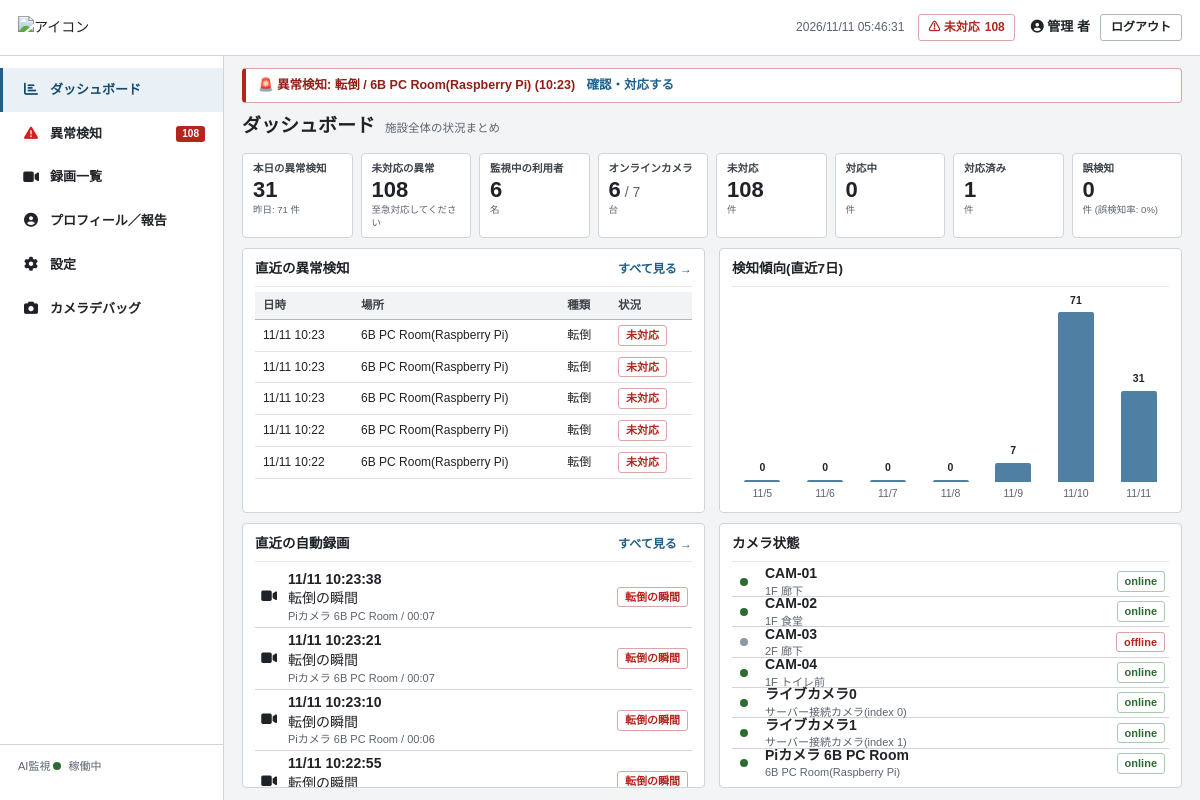
/ (signed in), run on the app's committed database.
### core/models.py (models this page shows, shortened)
class User(AbstractBaseUser):
    username = models.CharField("ユーザー名", max_length=150, unique=True)
    first_name = models.CharField("名", max_length=50, blank=True)
    last_name = models.CharField("姓", max_length=50, blank=True)
    email = models.EmailField("メールアドレス", blank=True)
    is_active = models.BooleanField("有効", default=True)
    is_admin = models.BooleanField("管理画面を利用できる", default=False)
    date_joined = models.DateTimeField("登録日", default=timezone.now)
    objects = UserManager()
    USERNAME_FIELD = "username"
    REQUIRED_FIELDS = []
    class Meta:
        verbose_name = "介護士"
        verbose_name_plural = "介護士"
        default_permissions = ()  # 権限レコードを作らない
    def get_full_name(self):
        return f"{self.last_name} {self.first_name}".strip()

class Alert(models.Model):
    class Kind(models.TextChoices):
        FALL = "fall", "転倒"
        SUSPICIOUS = "suspicious", "あやしい動き"
        ZONE = "zone", "立ち入り禁止ゾーン"
    class Status(models.TextChoices):
        OPEN = "open", "未対応"
        RESPONDING = "responding", "対応中"
        RESOLVED = "resolved", "解決済み"
        FALSE_POSITIVE = "false_positive", "誤検知"
    kind = models.CharField("種類", max_length=16, choices=Kind.choices)
    status = models.CharField("状況", max_length=16, choices=Status.choices, default=Status.OPEN)
    camera = models.ForeignKey(Camera, verbose_name="カメラ", on_delete=models.CASCADE, related_name="alerts")
    occurred_at = models.DateTimeField("発生日時")
    confidence = models.FloatField("AI信頼度", null=True, blank=True, help_text="0.0〜1.0")
    detected_state = models.CharField(
        "検知時の人物状態", max_length=16,
        choices=PersonState.choices, default=PersonState.UNKNOWN,
    )
    created_at = models.DateTimeField("アラート発生時刻", default=timezone.now)
    responded_at = models.DateTimeField("対応開始時刻", null=True, blank=True)
    resolved_at = models.DateTimeField("対応完了時刻", null=True, blank=True)
    is_false_positive = models.BooleanField("誤検知", default=False)
    thumbnail_url = models.TextField("サムネイルURL", blank=True)
    responder = models.ForeignKey(
        User, verbose_name="対応者",
        null=True, blank=True, on_delete=models.SET_NULL, related_name="responding_alerts",
    )
    class Meta:
        verbose_name = "異常検知"
        verbose_name_plural = "異常検知"
        ordering = ["-occurred_at"]
        default_permissions = ()
    @property
    def kind_label(self):
        return self.get_kind_display()
    @property
    def status_label(self):
        return self.get_status_display()
    @property
    def location(self):
        return self.camera.location

class Camera(models.Model):
    name = models.CharField("カメラ名", max_length=64)
    location = models.CharField("設置場所", max_length=128)
    stream_url = models.TextField("ストリームURL", blank=True)
    is_online = models.BooleanField("online", default=True)
    class Meta:
        verbose_name = "カメラ"
        verbose_name_plural = "カメラ"
        default_permissions = ()

class Recording(models.Model):
    class Kind(models.TextChoices):
        FALL = "fall", "転倒の瞬間"
        SUSPICIOUS = "suspicious", "あやしい場面"
    kind = models.CharField("種類", max_length=16, choices=Kind.choices)
    camera = models.ForeignKey(Camera, verbose_name="カメラ", on_delete=models.CASCADE, related_name="recordings")
    alert = models.OneToOneField(
        Alert, verbose_name="関連する異常",
        null=True, blank=True, on_delete=models.SET_NULL, related_name="recording",
    )
    started_at = models.DateTimeField("録画開始")
    ended_at = models.DateTimeField("録画終了")
    video_url = models.TextField("動画URL")
    thumbnail_url = models.TextField("サムネイルURL", blank=True)
    reason = models.CharField("録画理由", max_length=255, blank=True)
    markers = models.JSONField("AI検知マーク", default=list, blank=True)
    class Meta:
        verbose_name = "自動録画"
        verbose_name_plural = "自動録画"
        ordering = ["-started_at"]
        default_permissions = ()
    @property
    def kind_label(self):
        return self.get_kind_display()
    @property
    def camera_name(self):
        return self.camera.name
    @property
    def duration_label(self):
        delta = max(int((self.ended_at - self.started_at).total_seconds()), 0)
        h, rem = divmod(delta, 3600)
        m, s = divmod(rem, 60)
        if h:
            return f"{h}:{m:02d}:{s:02d}"
        return f"{m:02d}:{s:02d}"

### core/views.py (the view)
# urls.py: path("", views.dashboard, name="dashboard"),
@login_required
def dashboard(request):
    now = timezone.now()
    today = now.date()
    alerts = Alert.objects.select_related("camera")
    total_alerts = alerts.count()
    false_positive_count = alerts.filter(status=Alert.Status.FALSE_POSITIVE).count()
    stats = {
        "today_alerts": alerts.filter(occurred_at__date=today).count(),
        "yesterday_alerts": alerts.filter(occurred_at__date=today - timedelta(days=1)).count(),
        "open_alerts": alerts.filter(status=Alert.Status.OPEN).count(),
        "residents": Resident.objects.count(),
        "cameras_online": Camera.objects.filter(is_online=True).count(),
        "cameras_total": Camera.objects.count(),
        "month_alerts": alerts.filter(
            occurred_at__year=today.year, occurred_at__month=today.month,
        ).count(),
        "open_count": alerts.filter(status=Alert.Status.OPEN).count(),
        "responding_count": alerts.filter(status=Alert.Status.RESPONDING).count(),
        "resolved_count": alerts.filter(status=Alert.Status.RESOLVED).count(),
        "false_positive_count": false_positive_count,
        "false_positive_rate": round(false_positive_count / total_alerts * 100, 1) if total_alerts > 0 else 0,
    }
    weekly_chart = []
    for i in range(6, -1, -1):
        day = today - timedelta(days=i)
        weekly_chart.append({
            "label": f"{day.month}/{day.day}",
            "count": alerts.filter(occurred_at__date=day).count(),
        })
    max_count = max([p["count"] for p in weekly_chart] + [1])
    for point in weekly_chart:
        point["height_percent"] = int(point["count"] / max_count * 100)
    return render(request, "dashboard.html", {
        "stats": stats,
        "recent_alerts": alerts[:5],
        "weekly_chart": weekly_chart,
        "recent_recordings": Recording.objects.select_related("camera")[:4],
        "cameras": Camera.objects.all(),
        "status_counts": {
            "open": alerts.filter(status=Alert.Status.OPEN).count(),
            "responding": alerts.filter(status=Alert.Status.RESPONDING).count(),
            "resolved": alerts.filter(status=Alert.Status.RESOLVED).count(),
        },
        "camera_counts": Camera.objects.annotate(alert_count=Count("alerts")).order_by("-alert_count"),
        "ai": _ai_summary(),
    })

### core/auth.py (called while the page is built)
    def get_user(self, user_id):
        User = get_user_model()
        try:
            return User.objects.get(pk=user_id)
        except User.DoesNotExist:
            return None

### core/context_processors.py (called while the page is built)
def asset_version(request):
    return {"asset_ver": ASSET_VER}

def alert_globals(request):
    if not request.user.is_authenticated:
        return {}
    open_alerts = Alert.objects.filter(status=Alert.Status.OPEN)
    return {
        "open_alert_count": open_alerts.count(),
        "latest_open_alert": open_alerts.order_by("-occurred_at").first(),
    }

### core/models.py (called while the page is built)
    @classmethod
    def load(cls):
        obj, _ = cls.objects.get_or_create(pk=1)
        return obj

### core/views.py (called while the page is built)
def _ai_summary():
    ai = AISettings.load()
    total = Alert.objects.count()
    false_positives = Alert.objects.filter(is_false_positive=True).count()
    return {
        "settings": ai,
        "total": total,
        "false_positives": false_positives,
        "accuracy": round((1 - false_positives / total) * 100, 1) if total else 100.0,
    }

### templates/dashboard.html (shortened to what this page needs)
{% extends "base.html" %}
{% block content %}
<div class="page-header">
  <h1>ダッシュボード</h1>
  <p class="page-header__sub">施設全体の状況まとめ</p>
</div>
<section class="stats-grid">
  <div class="stat-card stat-card--danger">
    <span class="stat-card__label">本日の異常検知</span>
    <span class="stat-card__value">{{ stats.today_alerts|default:0 }}</span>
    <span class="stat-card__note">昨日: {{ stats.yesterday_alerts|default:0 }} 件</span>
  </div>
  <div class="stat-card stat-card--warn">
    <span class="stat-card__label">未対応の異常</span>
    <span class="stat-card__value">{{ stats.open_alerts|default:0 }}</span>
    <span class="stat-card__note">{% if stats.open_alerts %}至急対応してください{% else %}対応漏れはありません{% endif %}</span>
  </div>
  <div class="stat-card">
    <span class="stat-card__label">監視中の利用者</span>
    <span class="stat-card__value">{{ stats.residents|default:0 }}</span>
    <span class="stat-card__note">名</span>
  </div>
  <div class="stat-card">
    <span class="stat-card__label">オンラインカメラ</span>
    <span class="stat-card__value">{{ stats.cameras_online|default:0 }}<small> / {{ stats.cameras_total|default:0 }}</small></span>
    <span class="stat-card__note">台</span>
  </div>
  <div class="stat-card stat-card--danger">
    <span class="stat-card__label">未対応</span>
    <span class="stat-card__value">{{ stats.open_count|default:0 }}</span>
    <span class="stat-card__note">件</span>
  </div>
  <div class="stat-card stat-card--warn">
    <span class="stat-card__label">対応中</span>
    <span class="stat-card__value">{{ stats.responding_count|default:0 }}</span>
    <span class="stat-card__note">件</span>
  </div>
  <div class="stat-card stat-card--resolved">
    <span class="stat-card__label">対応済み</span>
    <span class="stat-card__value">{{ stats.resolved_count|default:0 }}</span>
    <span class="stat-card__note">件</span>
  </div>
  <div class="stat-card stat-card--fp">
    <span class="stat-card__label">誤検知</span>
    <span class="stat-card__value">{{ stats.false_positive_count|default:0 }}</span>
    <span class="stat-card__note">件 (誤検知率: {{ stats.false_positive_rate|default:0 }}%)</span>
  </div>
</section>
<div class="grid-2">
  <section class="card">
    <div class="card__header">
      <h2>直近の異常検知</h2>
      <a href="{% url 'alert_list' %}" class="link">すべて見る →</a>
    </div>
    <table class="table">
      <thead>
        <tr><th>日時</th><th>場所</th><th>種類</th><th>状況</th></tr>
      </thead>
      <tbody>
        {% for alert in recent_alerts %}
        <tr>
          <td>{{ alert.occurred_at|date:"m/d H:i" }}</td>
          <td>{{ alert.location }}</td>
          <td>{{ alert.kind_label }}</td>
          <td><span class="chip chip--{{ alert.status }}">{{ alert.status_label }}</span></td>
        </tr>
        {% empty %}
        <tr><td colspan="4" class="table__empty">異常検知はありません</td></tr>
        {% endfor %}
      </tbody>
    </table>
  </section>
  <section class="card">
    <div class="card__header">
      <h2>検知傾向(直近7日)</h2>
    </div>
    <ul class="bar-chart">
      {% for point in weekly_chart %}
      <li class="bar-chart__item">
        <span class="bar-chart__value">{{ point.count }}</span>
        <span class="bar-chart__bar" style="height: {{ point.height_percent }}%"></span>
        <span class="bar-chart__label">{{ point.label }}</span>
      </li>
      {% empty %}
      <li class="table__empty">集計データがありません</li>
      {% endfor %}
    </ul>
  </section>
</div>
<div class="grid-2">
  <section class="card">
    <div class="card__header">
      <h2>直近の自動録画</h2>
      <a href="{% url 'recording_list' %}" class="link">すべて見る →</a>
    </div>
    <ul class="mini-list">
      {% for rec in recent_recordings %}
      <li>
        <a href="{% url 'recording_detail' rec.id %}">
          <span class="mini-list__icon"><i class="fa-solid fa-video"></i></span>
          <span class="mini-list__body">
            <strong>{{ rec.started_at|date:"m/d H:i:s" }}</strong> {{ rec.kind_label }}
            <small>{{ rec.camera_name }} / {{ rec.duration_label }}</small>
          </span>
          <span class="chip chip--{{ rec.kind }}">{{ rec.kind_label }}</span>
        </a>
      </li>
      {% empty %}
      <li class="table__empty">録画はありません</li>
      {% endfor %}
    </ul>
  </section>
  <section class="card">
    <div class="card__header">
      <h2>カメラ状態</h2>
    </div>
    <ul class="mini-list">
      {% for camera in cameras %}
      <li>
        <span class="mini-list__row">
          <span class="mini-list__icon">{% if camera.is_online %}<span class="status-dot status-dot--on"></span>{% else %}<span class="status-dot status-dot--off"></span>{% endif %}</span>
          <span class="mini-list__body">
            <strong>{{ camera.name }}</strong>
            <small>{{ camera.location }}</small>
          </span>
          <span class="chip {% if camera.is_online %}chip--resolved{% else %}chip--open{% endif %}">{% if camera.is_online %}online{% else %}offline{% endif %}</span>
        </span>
      </li>
      {% empty %}
      <li class="table__empty">カメラが登録されていません</li>
      {% endfor %}
    </ul>
  </section>
</div>
{% endblock %}

### templates/base.html (shortened to what this page needs)
{% load static %}<!DOCTYPE html>
<html lang="ja">
<head>
<link rel="stylesheet" href="https://cdnjs.cloudflare.com/ajax/libs/font-awesome/6.4.0/css/all.min.css">
<link rel="stylesheet" href="{% static 'css/style.css' %}?v={{ asset_ver }}">
</head>
{% url 'api_alerts' as api_alerts_url %}
<body data-alerts-api="{{ api_alerts_url|default:'' }}">
<div class="layout">
  <header class="topbar">
    <div class="topbar__brand">
      <img src="{% static 'img/logo2.svg' %}" alt="アイコン" style="width: 10em; height: auto;">
    </div>
    <div class="topbar__info">
      <span id="clock" class="topbar__clock">----/--/-- --:--:--</span>
      <a href="{% url 'alert_list' %}" class="topbar__alert-badge" title="未対応の異常一覧へ">
        ⚠ 未対応 <span id="alert-badge-count">{{ open_alert_count|default:0 }}</span>
      </a>
    </div>
    <div class="topbar__user">
      {% if user.is_authenticated %}
        <a class="topbar__username" href="{% url 'profile' %}"><i class="fa-solid fa-circle-user"></i> {{ user.get_full_name|default:user.username }}</a>
        <form method="post" action="{% url 'logout' %}" class="inline-form">
          <button type="submit" class="btn btn--ghost btn--sm">ログアウト</button>
        </form>
      {% else %}
        <a class="btn btn--primary btn--sm" href="{% url 'login' %}">ログイン</a>
      {% endif %}
    </div>
  </header>
  <nav class="sidebar" id="sidebar" aria-label="メインメニュー">
    <ul class="menu">
      <li class="menu__item{% if request.resolver_match.url_name == 'dashboard' %} is-active{% endif %}">
        <a href="{% url 'dashboard' %}"><span class="menu__icon"><i class="fa-solid fa-chart-bar"></i></span>ダッシュボード</a>
      </li>
      <li class="menu__item{% if request.resolver_match.url_name == 'alert_list' %} is-active{% endif %}">
        <a href="{% url 'alert_list' %}"><span class="menu__icon"><i class="fa-solid fa-triangle-exclamation" style="color: rgb(215, 30, 30);"></i></span>異常検知
          <span class="menu__badge" id="sidebar-alert-count"{% if not open_alert_count %} hidden{% endif %}>{{ open_alert_count|default:0 }}</span>
        </a>
      </li>
      <li class="menu__item{% if request.resolver_match.url_name == 'recording_list' %} is-active{% endif %}">
        <a href="{% url 'recording_list' %}"><span class="menu__icon"><i class="fa-solid fa-video"></i></span>録画一覧</a>
      </li>
      <li class="menu__item{% if request.resolver_match.url_name == 'profile' %} is-active{% endif %}">
        <a href="{% url 'profile' %}"><span class="menu__icon"><i class="fa-solid fa-circle-user"></i></span>プロフィール／報告</a>
      </li>
      <li class="menu__item{% if request.resolver_match.url_name == 'settings' %} is-active{% endif %}">
        <a href="{% url 'settings' %}"><span class="menu__icon"><i class="fa-solid fa-gear"></i></span>設定</a>
      </li>
      {% if user.is_admin %}
      <li class="menu__item{% if request.resolver_match.url_name == 'debug_camera' %} is-active{% endif %}">
        <a href="{% url 'debug_camera' %}"><span class="menu__icon"><i class="fa-solid fa-camera"></i></span>カメラデバッグ</a>
      </li>
      {% endif %}
    </ul>
    <div class="sidebar__footer">
      AI監視 <span class="status-dot status-dot--on"></span> 稼働中
    </div>
  </nav>
  <main class="main">
    {% if latest_open_alert %}
      <div class="global-alert-banner" role="alert">
        🚨 異常検知: {{ latest_open_alert.kind_label }} / {{ latest_open_alert.location }}
        ({{ latest_open_alert.occurred_at|date:"H:i" }})
        <a href="{% url 'alert_list' %}">確認・対応する</a>
      </div>
    {% endif %}
    {% block content %}{% endblock %}
  </main>
</div>
</body>
</html>

### data on the page
User: get_full_name "管理 者"
Alert: kind_label "転倒", location "6B PC Room(Raspberry Pi)", occurred_at "10:23", occurred_at "11/11 10:23", status_label "未対応"
Alert: occurred_at "11/11 10:23", location "6B PC Room(Raspberry Pi)", kind_label "転倒", status_label "未対応"
Alert: occurred_at "11/11 10:23", location "6B PC Room(Raspberry Pi)", kind_label "転倒", status_label "未対応"
Alert: occurred_at "11/11 10:22", location "6B PC Room(Raspberry Pi)", kind_label "転倒", status_label "未対応"
Alert: occurred_at "11/11 10:22", location "6B PC Room(Raspberry Pi)", kind_label "転倒", status_label "未対応"
Recording: started_at "11/11 10:23:38", kind_label "転倒の瞬間", camera_name "Piカメラ 6B PC Room", duration_label "00:07"
Recording: started_at "11/11 10:23:21", kind_label "転倒の瞬間", camera_name "Piカメラ 6B PC Room", duration_label "00:07"
Recording: started_at "11/11 10:23:10", kind_label "転倒の瞬間", camera_name "Piカメラ 6B PC Room", duration_label "00:06"
Recording: started_at "11/11 10:22:55", kind_label "転倒の瞬間"
Camera: is_online True (drawn), name "CAM-01", location "1F 廊下"
Camera: is_online True (drawn), name "CAM-02", location "1F 食堂"
Camera: is_online False (drawn), name "CAM-03", location "2F 廊下"
Camera: is_online True (drawn), name "CAM-04", location "1F トイレ前"
Camera: is_online True (drawn), name "ライブカメラ0", location "サーバー接続カメラ(index 0)"
Camera: is_online True (drawn), name "ライブカメラ1", location "サーバー接続カメラ(index 1)"
Camera: is_online True (drawn), name "Piカメラ 6B PC Room", location "6B PC Room(Raspberry Pi)"

### other printed values
{{ open_alert_count|default:0 }} "108"
{{ stats.today_alerts|default:0 }} "31"
{{ stats.yesterday_alerts|default:0 }} "71"
{{ stats.open_alerts|default:0 }} "108"
{{ stats.residents|default:0 }} "6"
{{ stats.cameras_online|default:0 }} "6"
{{ stats.cameras_total|default:0 }} "7"
{{ stats.open_count|default:0 }} "108"
{{ stats.responding_count|default:0 }} "0"
{{ stats.resolved_count|default:0 }} "1"
{{ stats.false_positive_count|default:0 }} "0"
{{ stats.false_positive_rate|default:0 }} "0"
{{ point.count }} "0" "0" "0" "0" "7" "71" "31"
{{ point.label }} "11/5" "11/6" "11/7" "11/8" "11/9" "11/10" "11/11"
